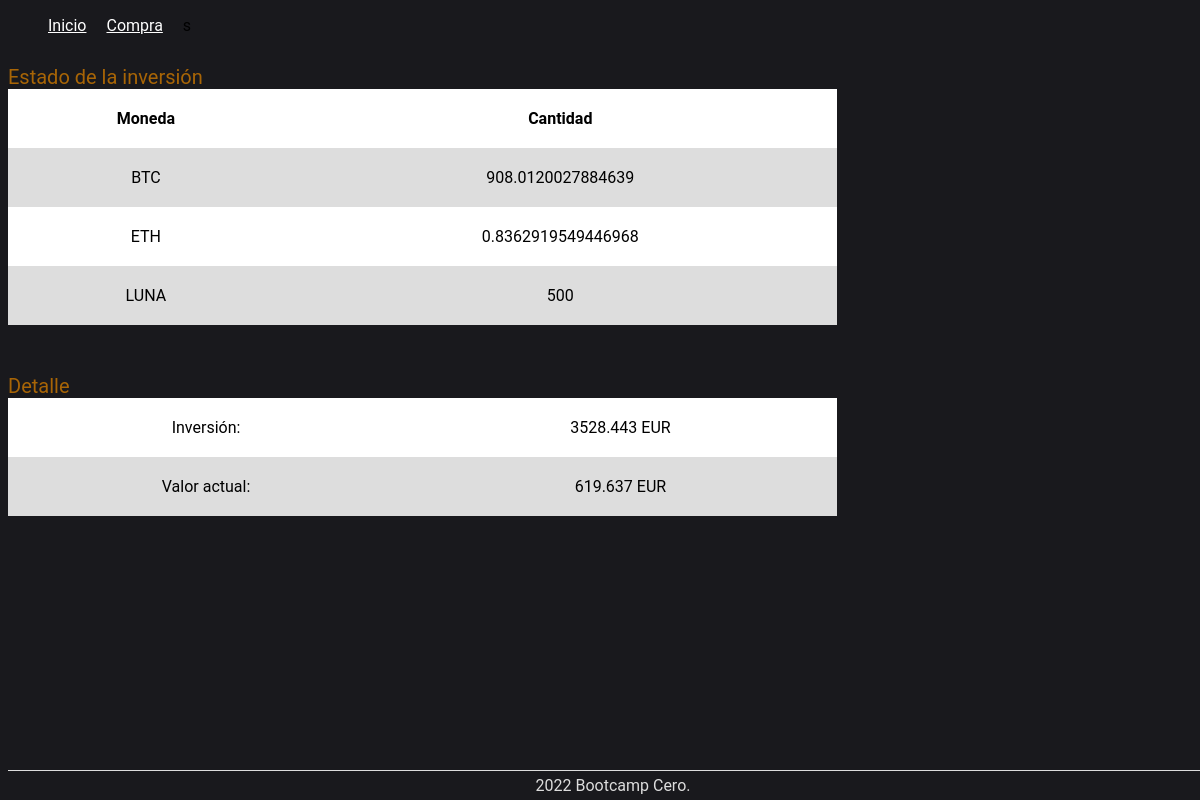
Page /estado on the earlier database version.
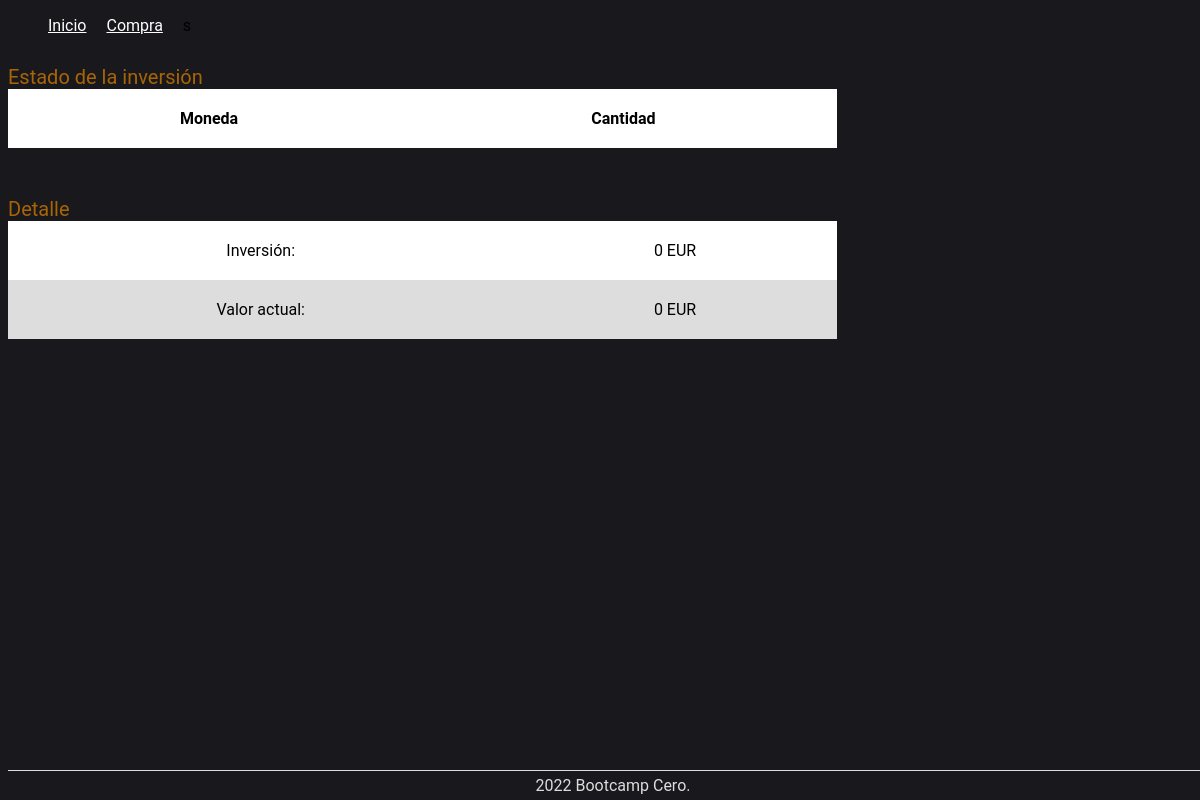
Same page on the later database version.
### tables this page shows
CREATE TABLE cartera (
            id integer PRIMARY KEY,
            moneda text,
            cantidad integer
        );

### Criptocambio/views.py (the view)
@app.route('/estado')
def actualizar():
    try:
        saldos = db.conseguir_cartera()
        inversion_atrapada_eur = 0
        for saldo in saldos:
            crypto = CriptoModel(saldo.moneda, "EUR")
            crypto.consultar_cambio()
            inversion_atrapada_eur += saldo.cantidad * crypto.cambio
        inversion_eur = db.conseguir_suma_eur_origen()
        retorno_eur = db.conseguir_suma_eur_destino()
        ganancia = retorno_eur - inversion_eur
        valor_actual = inversion_eur + inversion_atrapada_eur + ganancia
        return render_template("estado.html",
                               saldos=saldos,
                               inversion_eur=round(inversion_eur, 3),
                               valor_actual=round(valor_actual, 3))
    except Exception as e:
        return render_template("error.html", mensaje=f"Error desconocido: {str(e)}")

### Criptocambio/models.py (called while the page is built, shortened)
    def consultar_cambio(self):
        self.cambio= random.random()
        return

    def conseguir_cartera(self) -> List[Saldo]:
        cur = self.db.cursor()
        cur.execute("SELECT * FROM cartera")
        data = []
        for fila in cur.fetchall():
            saldo = Saldo(fila[1], fila[2])
            data.append(saldo)
        return data

    def conseguir_suma_eur_origen(self):
        cur = self.db.cursor()
        cur.execute("SELECT cantidad_origen FROM transacciones WHERE origen='EUR'")
        suma = 0
        for fila in cur.fetchall():
            suma += fila[0]
        return suma

    def conseguir_suma_eur_destino(self):
        cur = self.db.cursor()
        cur.execute("SELECT cantidad_destino FROM transacciones WHERE destino='EUR'")
        suma = 0
        for fila in cur.fetchall():
            suma += fila[0]
        return suma

### Criptocambio/templates/estado.html (shortened to what this page needs)
{% from 'macros.html' import menu %}
<!DOCTYPE html>
<html lang="en">
<head>
    <link rel="stylesheet" href="/static/css/estado.css">
</head>
<body>
    {{ menu(self._TemplateReference__context.name) }}s
    <div class="tabla-estado">
    <table >
        <caption>Estado de la inversión</caption>
        <tr>
            <th>Moneda</th>
            <th>Cantidad</th>
        </tr>
        {% for saldo in saldos %}
        <tr>
            <td>{{ saldo.moneda }}</td>
            <td>{{ saldo.cantidad }}</td>
        </tr>
        {% endfor %}
    </table>
</div>
    <br>
    <div class="tabla-detalle">
    <table>
        <caption>Detalle</caption>
        <tr>
            <td>Inversión:</td>
            <td>{{ inversion_eur }} EUR</td>
        </tr>
        <tr>
            <td>Valor actual:</td>
            <td>{{ valor_actual }} EUR</td>
        </tr>
    </table>
    </div>
    <footer class="pie-de-pagina">2022 Bootcamp Cero.</footer>
</body>
</html>

### Criptocambio/templates/macros.html (shortened to what this page needs)
{% macro menu(pagina_actual) %}
<header>
<nav class="menu">
    <ul>
        {% if pagina_actual != "index.html" %}
        <li><a  href="/">Inicio</a></li>
        {% endif %}
        {% if pagina_actual != "form.html" %}
        <li><a href="/consulta">Compra</a></li>
        {% endif %}
    </ul>
</nav>
</header>
{% endmacro %}

### Criptocambio/static/css/estado.css (style rules this page uses)
body { font-family: "Roboto", -apple-system, BlinkMacSystemFont, "Segoe UI", Roboto, "Helvetica Neue", Arial, "Noto Sans", sans-serif, "Apple Color Emoji", "Segoe UI Emoji", "Segoe UI Symbol", "Noto Color Emoji"; background-color: #19191d; font-weight: 400; }
ul { list-style: none; justify-content: left }
li,a { float: left; background-color: #19191d; margin-right: 10px; color: white; }
caption { text-align: left; color: rgb(168, 101, 6); font-size: 20px; }
table { background-color: white; text-align: center; border-collapse: collapse; width: 70%; border: 0px ridge #242f63; box-shadow: #ecedf0; margin-top: 30px; padding: 15px; }
th, td { padding: 20px; }
tr:nth-child(even) { background-color: #ddd; }
.pie-de-pagina { margin-top: 40px; color: #ddd; padding: 5px; border-top: solid 1px #ddd; position: absolute; bottom: 0; width: 100%; text-align: center; }

Differences in the rows shown:
removed cartera: moneda "BTC", cantidad "908.0120027884639"
removed cartera: moneda "ETH", cantidad "0.8362919549446968"
removed cartera: moneda "LUNA", cantidad "500"
Other differences:
{{ inversion_eur }}: "3528.443" → "0"
{{ valor_actual }}: "619.637" → "0"
